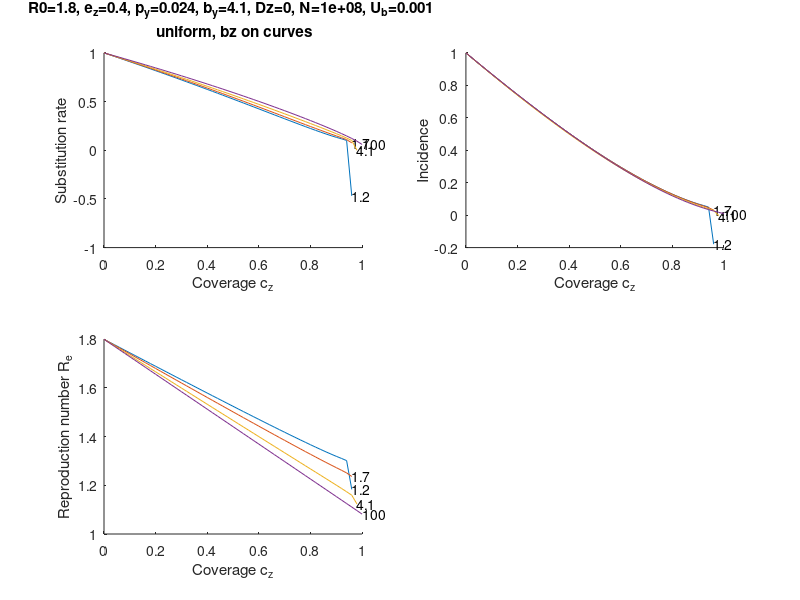

MATLAB code for this plot:
% Red Queen vaccine effect on evolution speed and infection incidence. All vaccinations, width of peak w is self-consistent.
% Vaccine delay Dz, fixed bz, no restrictions on w, Dx, bz

%% Parameters
R0=1.8;             % basic reproduction number without vaccine, H3N2
ez=0.4;             % vaccine max. efficacy
py=0.024;           % susceptivility to homologous strain
by=4.1;  %1.7;  % K(u) scale, best-fit for different g(s)
%% choose the fixed parameter and adjust the plotted labels in the end
%bz=1.7;
Dz=0;
%%
Ub=1e-3; %(-4.5);       % ben. mutation rate, best fit for different g(s)
N=1e8;
U=Ub;               % total mutation rate in asymmetry \beta
distribution_s='uniform'; %'constant';%'halfgaussian';

w20=2;            % initial value SD of infected peak, the best-fit without vaccine, 
du=0.1;    
u=0:du:2000; % antigenic coordinates (denoted -u) for K
u2=-2000:du:2000; % a.c. reflected for Kz
% u=0:du:200; % antigenic coordinates (denoted -u) for K
% u2=-200:du:200; % a.c. reflected for Kz

% natural immunity crossimmunity (norm. transmission rate)
K=(1+(1-py)/py*exp(-u/by)).^(-1);   % eq. 8
Kder=(1-py)/py/by*exp(-u/by).*(1+(1-py)/py*exp(-u/by)).^(-2);  
cz=0:0.02:1; %  coverage 

%% loop in vaccine breadth b_z

%% choose the parameter that varies between curves
%for Dz=[2 1 0.5 0.2 0.1 0.05 0 -0.2 -0.5 -1 -1.5]
for bz=[1.2 1.7 4.1 100]

%% Vaccine crossimmunity and its derivative: added shift by Dz, made symmetric/asymmetric
    Kz = (1+ez/(1-ez)*exp(-abs(u2+Dz)/bz)).^(-1);  % eq. 10
    Kzder = ez/(1-ez)/bz *(2*(u2+Dz > 0)-1).*exp(-abs(u2+Dz)/bz).*(1+ez/(1-ez)*exp(-abs(u2+Dz)/bz)).^(-2);  

%% Iterating in w
    w2=w20*ones(1,length(cz)); % initial
    w2old=10*w2;
    Re=ones(1,length(cz)); 
    iw=0;
    while max(abs(w2old./w2-1)) > 1e-4 && iw < 100
        iw=iw+1;
% Reproduction number
        for k=1:length(cz)
            Re(k)=R0*(1-cz(k)*sqrt(1/(2*pi*w2(k)))*du*sum(exp(-u2.^2/2/w2(k)).*(1-Kz)));  % eq. S37
        end
%% Normalization of the recovered,
        AA=zeros(size(cz));
        sigma1=zeros(size(cz));
        for k=1:length(cz)
% Recovered individual density  
            Anew=1; A=77; i3=0;
            while abs(A/Anew-1)>1e-4 && i3<200
                i3=i3+1; A=Anew;
                r=exp(-A*Re(k)*du*cumsum(K));  % eq. S5, denoted s
                totalr=sum(r)*du; 
                Anew=1/totalr;
            end
            r=A*r;
            AA(k)=A; 
% Selection coefficient from natural infections but with reduced Re
            sigma1(k)=Re(k)*du*sum(Kder.*r); % eq. S7, first term
        end % loop in cz
        sigma0=sigma1(1);   % sigma without vaccine, cz=0
        A0=AA(1);           % normalization factor without vaccine
        
%% Finding full sigma including vaccination: replaced to averaging Kder in i(x)
        for k=1:length(cz)
           Re_der(k)=R0*cz(k)*sqrt(1/(2*pi*w2(k)))*du*sum(exp(-u2.^2/2/w2(k)).*Kzder);  
        end
        sigma=sigma1 + Re_der./Re; 

%% Update w2
        w2old=w2;
% Initial interation of speed and fraction of infected finf
        V=2*sigma*log(N); 
        finf=V.*AA;
% Iterating finf
        fold=0.1*finf; 
        i_f=0;
        while max(abs(finf/fold-1)) > 1e-3 && i_f<100
            i_f=i_f+1;
            fold=finf;
            Ninf=N*finf;
            switch distribution_s
                case 'constant'
                    for i1=1:20 % iterating in V
                        V=2*sigma.*log(Ninf./sqrt(V.^2 .*log(V/Ub)/(sigma.^3*Ub)))./(log(V/exp(1)/Ub).^2+1); % if V > sigma
                    end
                    w2=V./sigma; % variance in antigenic coordinate
                    s_ast=sigma;
                case 'exponential' 
                    v=2*sigma.^2 .*log(Ninf*Ub);     % Initial iteration of adaptation speed
                    s_ast = sqrt(2*v.*log(2/Ub*sqrt(v/2/pi)));  % Most probable fixed allele selection coefficient
                    for i1=1:10
                        xc = s_ast+v./sigma;
                        s_ast = sqrt(2*v.*log(2/Ub*sqrt(v/2/pi)/(1+sigma./xc+v./sigma./s_ast)));
                        v=2*sigma.*(-s_ast+sigma.*log(N*Ub*xc.^2 ./v-1+2*xc.*sigma./v+2*sigma.^2 ./v));
                    end
                    V=v./s_ast;
                    w2=v./s_ast.^2;    % variance in antigenic coordinate
                case 'halfgaussian'
                    s_ast=sigma*sqrt(pi).*log(sigma/Ub).^0.5;   % Initial iteration
                    kappa=log(2*Ninf.*s_ast*Ub/pi./sigma);
                    for i1=1:10
                        kappa=log(2*Ninf.*s_ast*Ub.*(1+kappa).^1.5/pi./sigma./kappa)./...
                        log(s_ast/Ub.*sqrt(kappa./(1+kappa))); 
                % rederived on 17.12.2024 for half-Gaussian rho(s) with average s=1 above
                        s_ast=sigma.*sqrt(pi*kappa./(1+kappa)).*log(s_ast/Ub.*sqrt(kappa./(1+kappa))).^0.5;  % rederived on 17.12.2024
                    end
                    v=pi*sigma.^2/2 .*kappa;
                    V=v./s_ast;
                    w2=v./s_ast.^2;    % variance in antigenic coordinate
                case 'uniform'
                    alpha=10; % step steepness
                    s0=sigma*2*gamma(1+1/alpha)/gamma(1+2/alpha); % to have mean(s)=sigma
                    X=sqrt(alpha)*s0/Ub;
                    % adaptation rate
                    v=2*s0.^2 .*log(Ninf.*s0.*sqrt(log(Ninf.*s0)))./log(X.*log(X).^0.5).^2 ./(1+log(X)/4 ./log(Ninf.*s0)).^2;
                    % effective selection coefficient
                    s_ast=s0.*(sqrt(2)/alpha*log(s0/Ub)).^(1/(alpha-1));
                    V=v./s_ast;
                    w2=v./s_ast.^2;    % variance in antigenic coordinate
            end  % switch distribution s
            finf=V.*AA; % updating finf
        end % iterations in finf
    end % iterations in w2
    
%% Plotting results for positive effective coefficient
ii=find(sigma>0 & [1, sigma(1:(end-1))] > 0 & Re > 0 );
%ii=find(finf>0 & [1, finf(2:end-1)]>0);
figure(1)
subplot(2,2,1)
    plot(cz(ii), V(ii)/V(1) )
    %% choose parameter on curves bz or Dz
    text(cz(ii(end)),V(ii(end))/V(1),sprintf('%g', bz))
    hold on
    xlabel('Coverage c_z')
    ylabel('Substitution rate')
    %% choose fixed parameter bz or Dz
    title(sprintf('R0=%g, e_z=%g, p_y=%g, b_y=%g, Dz=%g, N=%g, U_b=%g \n %s, bz on curves' ,R0,ez,py,by,Dz,N,Ub,distribution_s ))

    subplot(2,2,2)
    plot(cz(ii), finf(ii)/finf(1))
     %% choose parameter on curves bz or Dz
    text(cz(ii(end)),finf(ii(end))/finf(1),sprintf('%g', bz))
    hold on
    xlabel('Coverage c_z')
    ylabel('Incidence')

    subplot(2,2,3)
    plot(cz(ii), Re(ii))
     %% choose parameter on curves bz or Dz
    text(cz(ii(end)),Re(ii(end)),sprintf('%g', bz))
    hold on
    xlabel('Coverage c_z')
    ylabel('Reproduction number R_e')
end % loop in Dz
figure(1)
subplot(2,2,1)
hold off
box off
subplot(2,2,2)
hold off
box off
subplot(2,2,3)
hold off
box off



    
